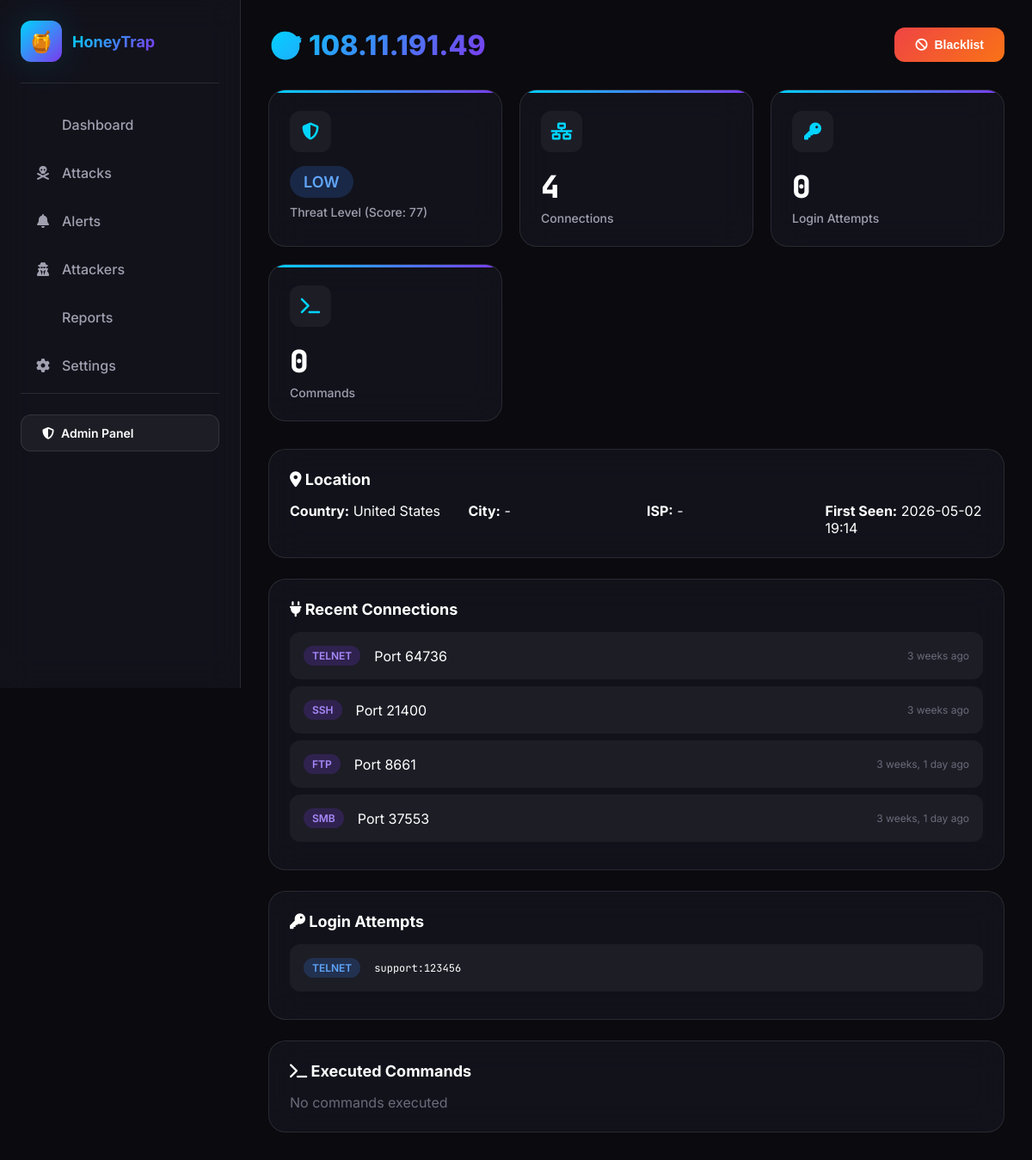
The page /attackers/108.11.191.49/ on the database its author committed.
### dashboard/models.py (models this page shows, shortened)
class AttackerProfile(models.Model):
    THREAT_LEVELS = [
        ('LOW', 'Low Threat'),
        ('MEDIUM', 'Medium Threat'),
        ('HIGH', 'High Threat'),
        ('CRITICAL', 'Critical Threat'),
    ]
    ip_address = models.GenericIPAddressField(unique=True, db_index=True)
    first_seen = models.DateTimeField()
    last_seen = models.DateTimeField()
    total_connections = models.PositiveIntegerField(default=0)
    total_login_attempts = models.PositiveIntegerField(default=0)
    total_commands = models.PositiveIntegerField(default=0)
    total_files = models.PositiveIntegerField(default=0)
    threat_level = models.CharField(max_length=20, choices=THREAT_LEVELS, default='LOW')
    threat_score = models.FloatField(default=0.0)
    country = models.CharField(max_length=100, blank=True, null=True)
    country_code = models.CharField(max_length=10, blank=True, null=True)
    city = models.CharField(max_length=100, blank=True, null=True)
    isp = models.CharField(max_length=200, blank=True, null=True)
    attack_types = models.JSONField(default=list, blank=True)
    targeted_services = models.JSONField(default=list, blank=True)
    is_known_attacker = models.BooleanField(default=False)
    reputation_sources = models.JSONField(default=list, blank=True)
    class Meta:
        ordering = ['-threat_score']

class Connection(models.Model):
    PROTOCOL_CHOICES = [
        ('SSH', 'SSH'),
        ('FTP', 'FTP'),
        ('HTTP', 'HTTP'),
        ('TELNET', 'Telnet'),
        ('SMB', 'SMB'),
        ('UNKNOWN', 'Unknown'),
    ]
    ip_address = models.GenericIPAddressField(db_index=True)
    port = models.PositiveIntegerField()
    protocol = models.CharField(max_length=20, choices=PROTOCOL_CHOICES)
    timestamp = models.DateTimeField(default=timezone.now, db_index=True)
    country = models.CharField(max_length=100, blank=True, null=True)
    country_code = models.CharField(max_length=10, blank=True, null=True)
    city = models.CharField(max_length=100, blank=True, null=True)
    latitude = models.FloatField(blank=True, null=True)
    longitude = models.FloatField(blank=True, null=True)
    isp = models.CharField(max_length=200, blank=True, null=True)
    user_agent = models.TextField(blank=True, null=True)
    raw_data = models.TextField(blank=True, null=True)
    class Meta:
        ordering = ['-timestamp']
        indexes = [
            models.Index(fields=['ip_address', 'timestamp']),
            models.Index(fields=['protocol', 'timestamp']),
        ]

class LoginAttempt(models.Model):
    SERVICE_CHOICES = [
        ('SSH', 'SSH'),
        ('FTP', 'FTP'),
        ('HTTP', 'HTTP'),
        ('TELNET', 'Telnet'),
        ('SMB', 'SMB'),
        ('ADMIN', 'Admin Panel'),
    ]
    connection = models.ForeignKey(Connection, on_delete=models.CASCADE, related_name='login_attempts', null=True, blank=True)
    ip_address = models.GenericIPAddressField(db_index=True)
    username = models.CharField(max_length=255)
    password = models.CharField(max_length=255)
    service = models.CharField(max_length=20, choices=SERVICE_CHOICES)
    timestamp = models.DateTimeField(default=timezone.now, db_index=True)
    success = models.BooleanField(default=False)
    credential_hash = models.CharField(max_length=64, blank=True)
    class Meta:
        ordering = ['-timestamp']
        indexes = [
            models.Index(fields=['ip_address', 'timestamp']),
            models.Index(fields=['username']),
        ]

### dashboard/views.py (the view)
# urls.py: path('attackers/<str:ip_address>/', views.attacker_detail, name='attacker_detail'),
def attacker_detail(request, ip_address):
    profile = get_object_or_404(AttackerProfile, ip_address=ip_address)
    connections = Connection.objects.filter(ip_address=ip_address).order_by('-timestamp')[:50]
    login_attempts = LoginAttempt.objects.filter(ip_address=ip_address).order_by('-timestamp')[:50]
    commands = Command.objects.filter(ip_address=ip_address).order_by('-timestamp')[:50]
    files = FileActivity.objects.filter(ip_address=ip_address).order_by('-timestamp')[:50]
    alerts = Alert.objects.filter(ip_address=ip_address).order_by('-timestamp')[:20]
    context = {
        'profile': profile,
        'connections': connections,
        'login_attempts': login_attempts,
        'commands': commands,
        'files': files,
        'alerts': alerts,
    }
    return render(request, 'dashboard/attacker_detail.html', context)

### dashboard/templates/dashboard/attacker_detail.html (shortened to what this page needs)
{% extends 'base.html' %}
{% block content %}
<div class="page-header">
    <h1 class="page-title">🎯 {{ profile.ip_address }}</h1>
    <div class="header-actions">
        <button class="btn btn-danger" onclick="blacklistIP('{{ profile.ip_address }}')">
            <i class="fas fa-ban"></i> Blacklist
        </button>
    </div>
</div>
<div class="stats-grid">
    <div class="stat-card">
        <div class="stat-icon"><i class="fas fa-shield-alt"></i></div>
        <span
            class="badge badge-{% if profile.threat_level == 'CRITICAL' %}danger{% elif profile.threat_level == 'HIGH' %}warning{% else %}info{% endif %}"
            style="font-size: 18px; padding: 8px 16px;">
            {{ profile.threat_level }}
        </span>
        <div class="stat-label" style="margin-top: 8px;">Threat Level (Score: {{ profile.threat_score|floatformat:0 }})
        </div>
    </div>
    <div class="stat-card">
        <div class="stat-icon"><i class="fas fa-network-wired"></i></div>
        <div class="stat-value">{{ profile.total_connections }}</div>
        <div class="stat-label">Connections</div>
    </div>
    <div class="stat-card">
        <div class="stat-icon"><i class="fas fa-key"></i></div>
        <div class="stat-value">{{ profile.total_login_attempts }}</div>
        <div class="stat-label">Login Attempts</div>
    </div>
    <div class="stat-card">
        <div class="stat-icon"><i class="fas fa-terminal"></i></div>
        <div class="stat-value">{{ profile.total_commands }}</div>
        <div class="stat-label">Commands</div>
    </div>
</div>
<div class="card" style="margin-bottom: 24px;">
    <h3 class="card-title" style="margin-bottom: 16px;"><i class="fas fa-map-marker-alt"></i> Location</h3>
    <div style="display: grid; grid-template-columns: repeat(4, 1fr); gap: 24px;">
        <div><strong>Country:</strong> {{ profile.country|default:"-" }}</div>
        <div><strong>City:</strong> {{ profile.city|default:"-" }}</div>
        <div><strong>ISP:</strong> {{ profile.isp|default:"-" }}</div>
        <div><strong>First Seen:</strong> {{ profile.first_seen|date:"Y-m-d H:i" }}</div>
    </div>
</div>
<div class="grid-2">
    <div class="card">
        <h3 class="card-title" style="margin-bottom: 16px;"><i class="fas fa-plug"></i> Recent Connections</h3>
        <div style="max-height: 300px; overflow-y: auto;">
            {% for conn in connections %}
            <div class="feed-item">
                <span class="badge badge-purple">{{ conn.protocol }}</span>
                <span style="flex: 1;">Port {{ conn.port }}</span>
                <span style="font-size: 12px; color: var(--text-muted);">{{ conn.timestamp|timesince }} ago</span>
            </div>
            {% empty %}
            <p style="color: var(--text-muted);">No connections</p>
            {% endfor %}
        </div>
    </div>
    <div class="card">
        <h3 class="card-title" style="margin-bottom: 16px;"><i class="fas fa-key"></i> Login Attempts</h3>
        <div style="max-height: 300px; overflow-y: auto;">
            {% for attempt in login_attempts %}
            <div class="feed-item">
                <span class="badge badge-info">{{ attempt.service }}</span>
                <span style="flex: 1; font-family: 'JetBrains Mono', monospace; font-size: 12px;">
                    {{ attempt.username }}:{{ attempt.password|truncatechars:15 }}</span>
            </div>
            {% empty %}
            <p style="color: var(--text-muted);">No login attempts</p>
            {% endfor %}
        </div>
    </div>
</div>
<div class="card" style="margin-top: 24px;">
    <h3 class="card-title" style="margin-bottom: 16px;"><i class="fas fa-terminal"></i> Executed Commands</h3>
    <div style="max-height: 400px; overflow-y: auto;">
        {% for cmd in commands %}
        <div class="feed-item">
            <span
                class="badge badge-{% if cmd.risk_level == 'CRITICAL' %}danger{% elif cmd.risk_level == 'HIGH' %}warning{% else %}info{% endif %}">{{
                cmd.risk_level }}</span>
            <code
                style="flex: 1; font-family: 'JetBrains Mono', monospace; background: var(--bg-glass); padding: 4px 8px; border-radius: 4px;">{{ cmd.command|truncatechars:100 }}</code>
            <span style="font-size: 12px; color: var(--text-muted);">{{ cmd.timestamp|timesince }} ago</span>
        </div>
        {% empty %}
        <p style="color: var(--text-muted);">No commands executed</p>
        {% endfor %}
    </div>
</div>
{% endblock %}

### dashboard/templates/base.html (style rules this page uses)
:root { --bg-primary: #0a0a0f; --bg-secondary: #12121a; --bg-card: rgba(20, 20, 30, 0.8); --bg-glass: rgba(255, 255, 255, 0.05); --border-color: rgba(255, 255, 255, 0.1); --text-primary: #ffffff; --text-secondary: #a0a0b0; --text-muted: #6b6b7a; --accent-primary: #00d4ff; --accent-secondary: #7c3aed; --accent-success: #10b981; --accent-warning: #f59e0b; --accent-danger: #ef4444; --accent-info: #3b82f6; --gradient-primary: linear-gradient(135deg, #00d4ff 0%, #7c3aed 100%); --gradient-danger: linear-gradient(135deg, #ef4444 0%, #f97316 100%); --shadow-glow: 0 0 40px rgba(0, 212, 255, 0.15); }
* { margin: 0; padding: 0; box-sizing: border-box; }
body { font-family: 'Inter', -apple-system, BlinkMacSystemFont, sans-serif; background: var(--bg-primary); color: var(--text-primary); min-height: 100vh; overflow-x: hidden; }
.page-header { display: flex; justify-content: space-between; align-items: center; margin-bottom: 32px; }
.page-title { font-size: 32px; font-weight: 800; background: var(--gradient-primary); -webkit-background-clip: text; -webkit-text-fill-color: transparent; }
.header-actions { display: flex; gap: 12px; }
.btn { display: inline-flex; align-items: center; gap: 8px; padding: 12px 24px; border-radius: 12px; font-weight: 600; font-size: 14px; border: none; cursor: pointer; transition: all 0.3s ease; text-decoration: none; }
.btn-danger { background: var(--gradient-danger); color: white; }
.card { background: var(--bg-card); backdrop-filter: blur(20px); border: 1px solid var(--border-color); border-radius: 20px; padding: 24px; transition: all 0.3s ease; }
.card-title { font-size: 18px; font-weight: 700; color: var(--text-primary); }
.stats-grid { display: grid; grid-template-columns: repeat(auto-fit, minmax(240px, 1fr)); gap: 20px; margin-bottom: 32px; }
.stat-card { background: var(--bg-card); backdrop-filter: blur(20px); border: 1px solid var(--border-color); border-radius: 20px; padding: 24px; position: relative; overflow: hidden; }
.stat-card::before { content: ''; position: absolute; top: 0; left: 0; right: 0; height: 3px; background: var(--gradient-primary); }
.stat-icon { width: 48px; height: 48px; background: var(--bg-glass); border-radius: 12px; display: flex; align-items: center; justify-content: center; font-size: 20px; color: var(--accent-primary); margin-bottom: 16px; }
.stat-value { font-size: 36px; font-weight: 800; margin-bottom: 4px; font-family: 'JetBrains Mono', monospace; }
.stat-label { color: var(--text-secondary); font-size: 14px; font-weight: 500; }
.grid-2 { display: grid; grid-template-columns: repeat(2, 1fr); gap: 24px; }
.feed-item { display: flex; align-items: center; gap: 16px; padding: 16px; border-radius: 12px; background: var(--bg-glass); margin-bottom: 8px; animation: fadeInSlide 0.3s ease; }
.badge { display: inline-flex; align-items: center; padding: 4px 10px; border-radius: 20px; font-size: 12px; font-weight: 600; }
.badge-info { background: rgba(59, 130, 246, 0.2); color: #60a5fa; }
.badge-purple { background: rgba(124, 58, 237, 0.2); color: #a78bfa; }
@media (max-width: 1200px) { .grid-2, .grid-3 { grid-template-columns: 1fr; } }

### rows shown on the page
AttackerProfile: ip_address "108.11.191.49", threat_level "LOW", threat_score "77", total_connections "4", total_login_attempts "0", total_commands "0", country "United States", city "-", isp "-", first_seen "2026-05-02 19:14"
Connection: protocol "TELNET", port "64736", timestamp "3 weeks"
Connection: protocol "SSH", port "21400", timestamp "3 weeks"
Connection: protocol "FTP", port "8661", timestamp "3 weeks, 1 day"
Connection: protocol "SMB", port "37553", timestamp "3 weeks, 1 day"
LoginAttempt: service "TELNET", username "support", password "123456"
